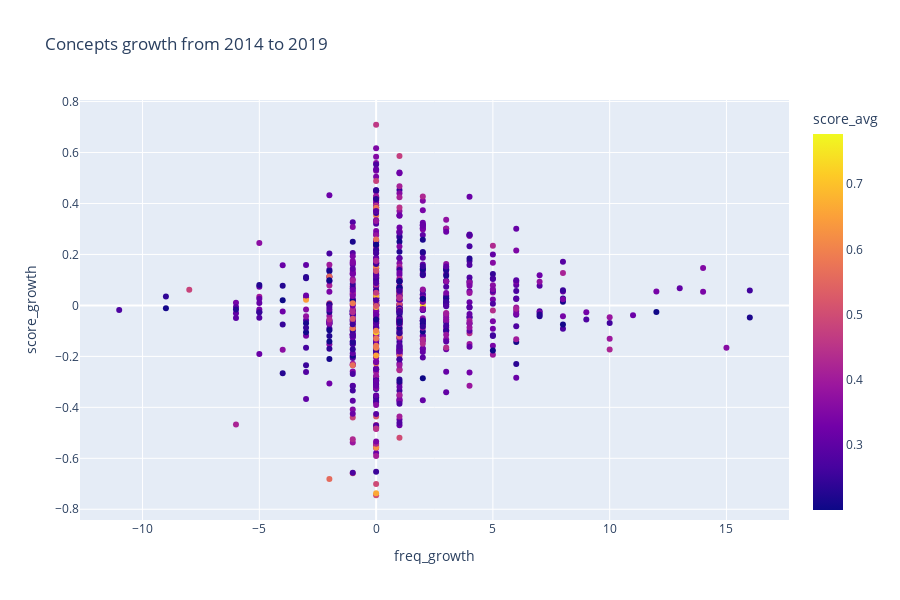

Notebook code for this chart:
### Markdown cell above
We can build a simple scatter plot using the `freq_growth` and `score_growth` values just calculated.

* by using the `MIN_SCORE` parameter we can filter out concepts with an overall `score_avg` which is too low (note: this value is the average from all years, see section 1 above)
* by mapping `score_avg` to the dots color, we can quickly visually identify concepts with a high score in the graph

### Code cell
MIN_SCORE = 0.2

px.scatter(common_concepts.query(f"score_avg >= {MIN_SCORE}"),
           x="freq_growth", y="score_growth",
            color="score_avg",
           hover_name="concept", hover_data=['concept', 'frequency', 'score_avg'],
            height=600, title=f"Concepts growth from {YEAR_START} to {YEAR_END}"
          )

### Figure 1 — Plotly figure (JSON) as saved in the notebook; plotly's stock layout.template omitted (floating-point values rounded to 4 significant figures; data arrays with more than 128 entries replaced by an {"elided": "..."} marker saying what was removed)
{"data": [{"customdata": {"elided": "816x3 mixed values"}, "hovertemplate": "<b>%{hovertext}</b><br><br>freq_growth=%{x}<br>score_growth=%{y}<br>concept=%{customdata[0]}<br>frequency=%{customdata[1]}<br>score_avg=%{marker.color}<extra></extra>", "hovertext": {"elided": "816 str values"}, "legendgroup": "", "marker": {"color": {"elided": "816 float values"}, "coloraxis": "coloraxis", "symbol": "circle"}, "mode": "markers", "name": "", "orientation": "v", "showlegend": false, "type": "scatter", "x": {"elided": "816 int values"}, "xaxis": "x", "y": {"elided": "816 float values"}, "yaxis": "y"}], "layout": {"coloraxis": {"colorbar": {"title": {"text": "score_avg"}}, "colorscale": [[0, "#0d0887"], [0.1111, "#46039f"], [0.2222, "#7201a8"], [0.3333, "#9c179e"], [0.4444, "#bd3786"], [0.5556, "#d8576b"], [0.6667, "#ed7953"], [0.7778, "#fb9f3a"], [0.8889, "#fdca26"], [1, "#f0f921"]]}, "height": 600, "legend": {"tracegroupgap": 0}, "title": {"text": "Concepts growth from 2014 to 2019"}, "xaxis": {"anchor": "y", "domain": [0, 1], "title": {"text": "freq_growth"}}, "yaxis": {"anchor": "x", "domain": [0, 1], "title": {"text": "score_growth"}}}}
